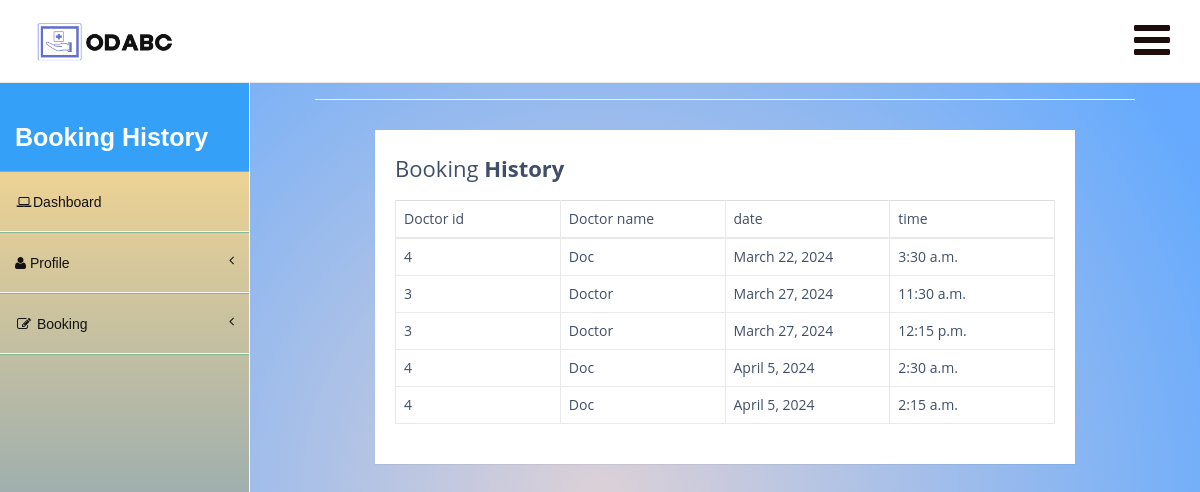
/bookinghistory/ (signed in), run on the app's committed database.
### ODBS/models.py (models this page shows, shortened)
class appointment(models.Model):
    appid=models.BigAutoField(primary_key=True)
    patid=models.ForeignKey(Patient,on_delete=models.CASCADE,null=True)
    docid=models.ForeignKey(Doctor,on_delete=models.CASCADE,null=True)
    date=models.DateField(max_length=50,null=True)
    starttime=models.TimeField(max_length=50,null=True)
    status=models.CharField(max_length=50,default="Pending")

class Doctor(models.Model):
    user=models.ForeignKey(User,on_delete=models.CASCADE)
    docid=models.BigAutoField(primary_key=True)
    contactno=models.CharField(max_length=50,null=True)
    qualification=models.CharField(max_length=50,null=True)
    specialist=models.CharField(max_length=50,null=True)
    day1=models.CharField(max_length=10,null=True)
    day2=models.CharField(max_length=10,null=True)
    day3=models.CharField(max_length=10,null=True)
    time1=models.CharField(max_length=10,null=True)
    time2=models.CharField(max_length=10,null=True)
    time3=models.CharField(max_length=10,null=True)
    dept=models.CharField(max_length=10,null=True)
    def __str__(self):
        return str(self.pk)

### ODBS/views.py (the view)
# urls.py: path('bookinghistory/', bookinghistory,name="bookinghistory"),
def bookinghistory(request):
    user=request.user
    pid=Patient.objects.get(user=user).patid
    app=appointment.objects.filter(patid=pid)
    return render(request,"bookinghistory.html",locals())

### ODBS/Templates/bookinghistory.html (shortened to what this page needs)
<!DOCTYPE html>
<html>
<head>
    <link href="/static/assets/plugins/bootstrap/bootstrap.css" rel="stylesheet" />
    <link href="/static/assets/font-awesome/css/font-awesome.css" rel="stylesheet" />
    <link href="/static/assets/plugins/pace/pace-theme-big-counter.css" rel="stylesheet" />
  <link href="/static/assets/css/style.css" rel="stylesheet" />
      <link href="/static/assets/css/main-style.css" rel="stylesheet" />
    <link href="/static/assets/plugins/dataTables/dataTables.bootstrap.css" rel="stylesheet" />
</head>
<body>
    <div id="wrapper">
        <nav class="navbar navbar-default navbar-fixed-top" role="navigation" id="navbar">
            <div class="navbar-header">
                <a class="navbar-brand" href="index.html">
                    <img src="/static/assets/img/logo.png" alt="" />
                </a>
            </div>
            <ul class="nav navbar-top-links navbar-right">
                <li class="dropdown">
                    <a class="dropdown-toggle" data-toggle="dropdown" href="#">
                        <i class="fa fa-bars fa-3x"></i>
                    </a>
                </li>
            </ul>
        </nav>
        <nav class="navbar-default navbar-static-side" role="navigation">
            <div class="sidebar-collapse">
                <ul class="nav" id="side-menu">
                    <li>
                        <div class="user-section">
                            <div class="user-section-inner">
                            </div>
                            <div class="user-info">
                                <div><strong>Booking History</strong></div>
                            </div>
                        </div>
                    </li>
                    <li class="">
                        <a href="/patienthome"><i class="fa fa-laptop fa-fw"></i>Dashboard</a>
                    </li>
                    <li>
                        <a href="#"><i class="fa fa-user"></i> Profile<span class="fa arrow"></span></a>
                    </li>
                    <li>
                        <a href="#"><i class="fa fa-edit fa-fw"></i> Booking<span class="fa arrow"></span></a>
                            </li>
                </ul>
            </div>
        </nav>
        <div id="page-wrapper">
                <div class="col-lg-12">
                    <h1 class="page-header"></h1>
                 <div class="container-lg">
                    <div class="table-responsive">
                        <div class="table-wrapper">
                            <div class="table-title">
                                <div class="row">
                                    <div class="col-sm-6"><h2>Booking<b> History</b></h2></div>
                                </div>
                            </div>
                            <table class="table table-bordered">
                                <thead>
                                    <tr>
                                        <td>Doctor id</td>
                                        <td>Doctor name</td>
                                        <td>date</td>
                                        <td>time</td>
                                    </tr>
                                </thead>
                                <tbody>
                                    {% for i in app %}
                                        <tr>
                                            <td>{{i.docid}}</td>
                                            <td>{{i.docid.user.first_name}}</td>
                                            <td>{{i.date}}</td>
                                            <td>{{i.starttime}}</td>
                                        </tr>
                                    {%endfor%}
                                </tbody>
                            </table>
                        </div>
                    </div>
                </div>
    </div>
</body>
</html>

### ODBS/static/assets/css/style.css (style rules this page uses)
body { background: rgb(255,251,253); background: radial-gradient(circle, rgba(255,251,253,1) 14%, rgba(101,170,254,1) 100%); }
.navbar-static-side ul li { border-bottom:1px solid #84B899 !important; }
.navbar-top-links li { display: inline-block; }
.navbar-top-links li:last-child { margin-right: 15px; }
.navbar-top-links li a { padding: 20px; min-height: 50px; }
.arrow { float: right; }
.fa.arrow:before { content: "\f104"; }
@media (min-width:768px) { .navbar-static-side { z-index: 1; position: absolute; width: 250px; } }

### ODBS/static/assets/css/main-style.css (style rules this page uses)
.user-section-inner { height: 80px; width: 90px; align-items: center; border-radius: 50%; overflow: hidden; display: block; position: relative; margin-top: 20px; }
.user-info { display: block; font-family:Arial, Helvetica, sans-serif; color: #fff!important; display: inline-block; padding: 15px; }
.navbar-top-links > li > a { color: hsl(0, 45%, 8%); }
.nav > li > a { padding: 20px 15px; }
#side-menu { background: rgb(65,132,207); background: linear-gradient(0deg, rgba(65,132,207,1) 11%, rgba(247,215,144,1) 87%); border-right: 1px solid hsl(0, 0%, 97%); width: 250px; height: 100%; position: fixed; overflow-y: scroll; overflow-x: hidden; z-index: 1; }
#side-menu a { color:hsl(0, 5%, 7%); border-bottom: 1px solid hsl(0, 0%, 97%) !important; height: 60px; display: block; font-family: 'Poppins', sans-serif; }
#navbar { background-color:#fff; border-bottom:1px solid #e7e7e7; }
.navbar-brand { padding-left:20px; }
.navbar-brand img { height: 60px; }
.navbar-default { border-color: #27A6BE; }
@media (min-width:768px) { #page-wrapper { position: inherit; margin: 0 0 0 250px; padding: 50px; min-height: 1000px; } }

### ODBS/Templates/bookinghistory.html (style rules this page uses)
body { color: #404E67; background: rgb(221,209,215); background: radial-gradient(circle, rgba(221,209,215,1) 0%, rgba(101,170,254,1) 88%); font-family: 'Open Sans', sans-serif; }
.table-wrapper { width: 700px; margin: 30px auto; background: #fff; padding: 20px; box-shadow: 0 1px 1px rgba(0,0,0,.05); }
.table-title { padding-bottom: 10px; margin: 0 0 10px; }
.table-title h2 { margin: 6px 0 0; font-size: 22px; }
table.table { table-layout: fixed; }
table.table tr th, table.table tr td { border-color: #e9e9e9; }

### data on the page
appointment: docid "4", docid.user.first_name "Doc", date "March 22, 2024", starttime "3:30 a.m."
appointment: docid "3", docid.user.first_name "Doctor", date "March 27, 2024", starttime "11:30 a.m."
appointment: docid "3", docid.user.first_name "Doctor", date "March 27, 2024", starttime "12:15 p.m."
appointment: docid "4", docid.user.first_name "Doc", date "April 5, 2024", starttime "2:30 a.m."
appointment: docid "4", docid.user.first_name "Doc", date "April 5, 2024", starttime "2:15 a.m."
